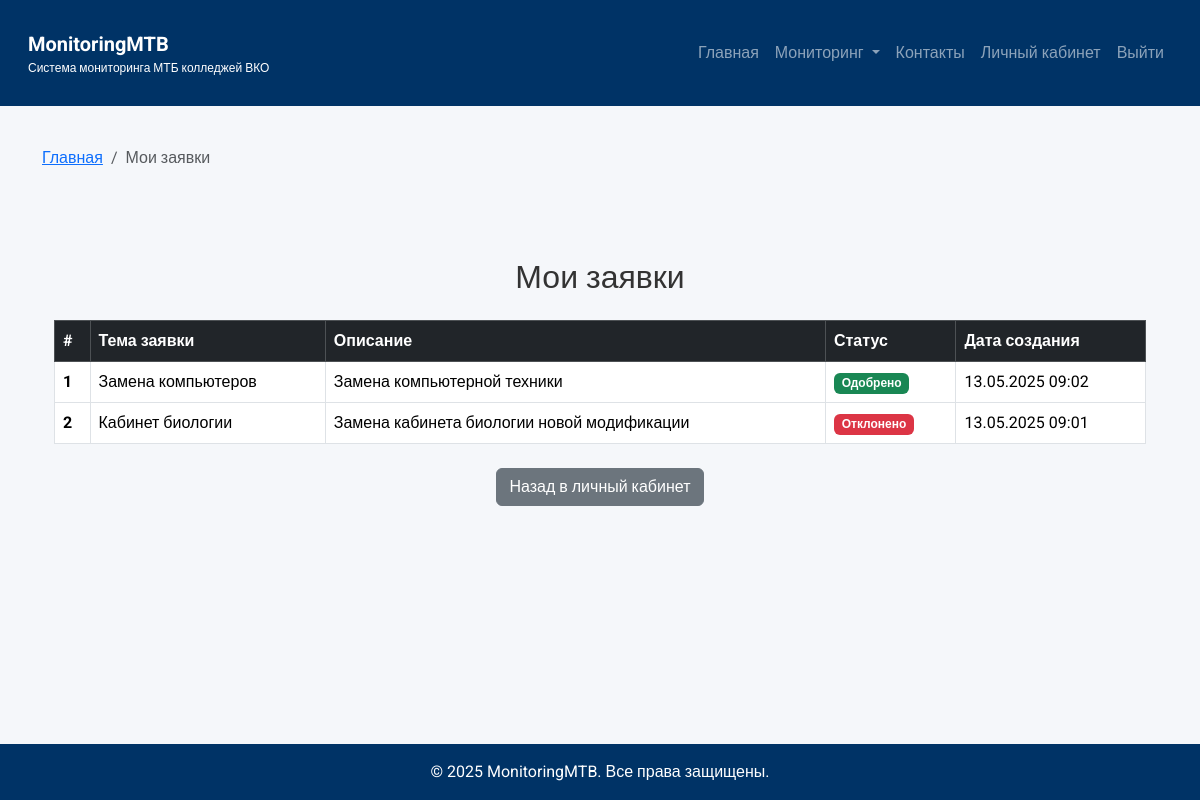
The app's page /my_requests/ (signed in) with its own data.
### colleges/models.py (models this page shows, shortened)
class Request(models.Model):
    STATUS_CHOICES = [
        ('pending', 'На рассмотрении'),
        ('approved', 'Одобрено'),
        ('rejected', 'Отклонено'),
    ]
    user = models.ForeignKey(settings.AUTH_USER_MODEL, on_delete=models.CASCADE)
    title = models.CharField(max_length=255)
    description = models.TextField()
    status = models.CharField(max_length=20, choices=STATUS_CHOICES, default='pending')
    created_at = models.DateTimeField(auto_now_add=True)

### colleges/utils.py (the view)
    def wrapper(request, *args, **kwargs):
        if request.user.is_authenticated and request.user.role == 'client':
            return view_func(request, *args, **kwargs)
        else:
            return redirect('profile')

### colleges/utils.py (called while the page is built)
def client_required(view_func):
    def wrapper(request, *args, **kwargs):
        if request.user.is_authenticated and request.user.role == 'client':
            return view_func(request, *args, **kwargs)
        else:
            return redirect('profile')
    return wrapper

### colleges/views.py (called while the page is built)
@client_required
def my_requests_view(request):
    my_requests = Request.objects.filter(user=request.user).order_by('-created_at')
    return render(request, 'my_requests.html', {'my_requests': my_requests, 'page_title': 'Мои заявки'})

### templates/my_requests.html
{% extends 'base.html' %}
{% block content %}
<div class="container mt-5">
    <h2 class="text-center mb-4">Мои заявки</h2>
    <table class="table table-bordered table-hover align-middle">
        <thead class="table-dark">
            <tr>
                <th>#</th>
                <th>Тема заявки</th>
                <th>Описание</th>
                <th>Статус</th>
                <th>Дата создания</th>
            </tr>
        </thead>
        <tbody>
            {% for request_item in my_requests %}
            <tr>
                <th scope="row">{{ forloop.counter }}</th>
                <td>{{ request_item.title }}</td>
                <td>{{ request_item.description }}</td>
                <td>
                    {% if request_item.status == 'pending' %}
                        <span class="badge bg-warning text-dark">На рассмотрении</span>
                    {% elif request_item.status == 'approved' %}
                        <span class="badge bg-success">Одобрено</span>
                    {% elif request_item.status == 'rejected' %}
                        <span class="badge bg-danger">Отклонено</span>
                    {% endif %}
                </td>
                <td>{{ request_item.created_at|date:"d.m.Y H:i" }}</td>
            </tr>
            {% empty %}
            <tr>
                <td colspan="5" class="text-center">У вас пока нет заявок.</td>
            </tr>
            {% endfor %}
        </tbody>
    </table>
    <div class="text-center mt-4">
        <a href="{% url 'profile' %}" class="btn btn-secondary">Назад в личный кабинет</a>
    </div>
</div>
{% endblock %}

### templates/base.html (style rules this page uses)
body { font-family: 'Roboto', sans-serif; background-color: #F5F7FA; color: #333; }

### records on screen
Request: title "Замена компьютеров", description "Замена компьютерной техники", status "Одобрено", created_at "13.05.2025 09:02"
Request: title "Кабинет биологии", description "Замена кабинета биологии новой модификации", status "Отклонено", created_at "13.05.2025 09:01"

### other values on screen
{{ page_title }} "Мои заявки"
